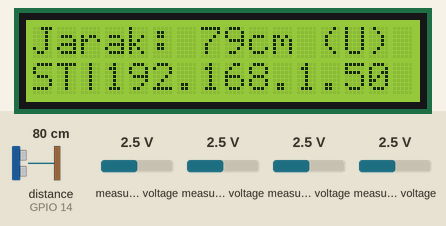
This sketch was run on a simulated ESP8266 (NodeMCU). Shown: 16×2 character LCD. Wiring (inferred from the names in the program): ultrasonic range finder: trigger GPIO 12; echo GPIO 14; PCF8591 converter at I2C address 0x48. Inputs (shaded band) come from the test bench; at power-on: distance to the obstacle (sensor on GPIO 14) 80 cm, measured voltage 2.5 V. The echo pulse lasts 58.3 µs per cm; WiFi joins after 1.5 s; servers stay silent unless stated; what the sketch prints to the serial monitor is not drawn.

Above: at 4.8 s.
4.9 s: distance to the obstacle (sensor on GPIO 14) set to 2 cm
At 5.7 s:
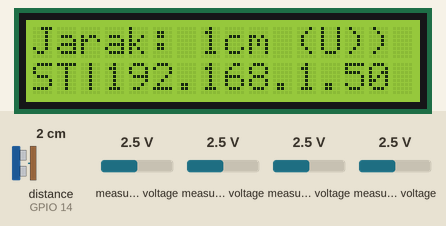
6.4 s: distance to the obstacle (sensor on GPIO 14) set to 120 cm
At 7.8 s:
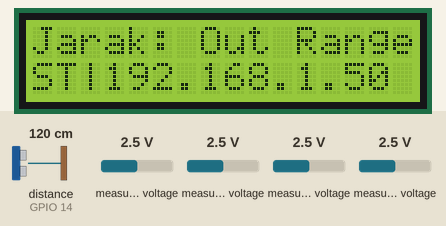
8.1 s: distance to the obstacle (sensor on GPIO 14) set to 4 cm
At 8.6 s:
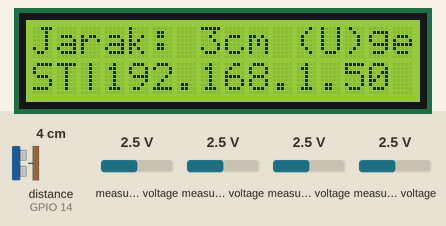
9.6 s: distance to the obstacle (sensor on GPIO 14) set to 18 cm
At 10.8 s:
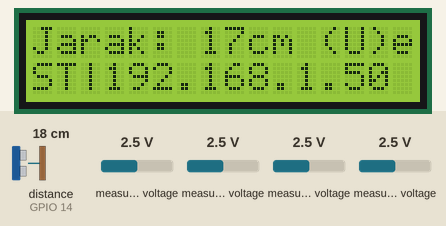
11.1 s: distance to the obstacle (sensor on GPIO 14) set to 9 cm
At 12.5 s:
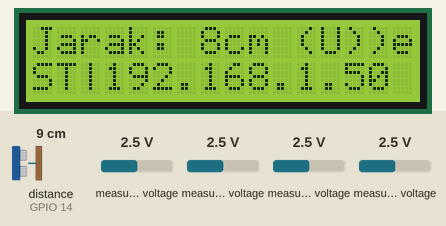
Timing chart, 0 to 14.1 s (numbered marks = the images above; inputs shaded):
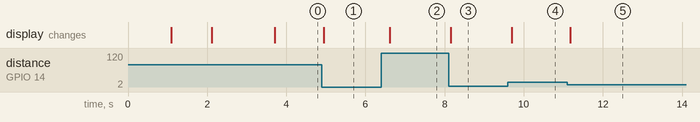

Measured:
- after the input at 4.9 s, the display: changes after 0.05 s (image 1)
- after the input at 6.4 s, the display: changes after 0.21 s (image 2)
- after the input at 8.1 s, the display: changes after 0.06 s (image 3)
- after the input at 9.6 s, the display: changes after 0.10 s (image 4)
- after the input at 11.1 s, the display: changes after 0.07 s (image 5)

The sketch:

VehicleMeasuring.ino
```cpp
#include <ESP8266WiFi.h>				// Untuk menghubungkan dengan WIFI atau membuat WIFI access point
#include <ESPAsyncTCP.h>				// Untuk melakukan komunikasi TCP (protokol komunikasi pada jaringan wifi)
#include <ESPAsyncWebServer.h>			// Untuk menjalankan server WebSocket pada mikrokontroler
#include <Wire.h> 						// Untuk berkomunikasi melalui protokol I2C (protokol kamunikasi untuk modul LCD dan modul PCF8591)
#include <LiquidCrystal_I2C.h>			// Untuk berkomunikasi dengan modul LCD dan mempermudah mengoperasikan modul LCD

#define SENSOR_INFRARED		0
#define SENSOR_ULTRASONIC	1
#define OUT_OF_RANGE 		0
#define PCF8591 			(0x90 >> 1)
#define DEBUG_BAUD_RATE 	115200

// kecepatan suara (20'C)  => 343 m/s => 34300 cm/s
// 1 detik = 1000000 uS (micro second)
// 34300 / 1000000 = 0.0343 cm/uS
#define SOUND_VELOCITY 		0.034
#define TRIGGER_PIN  		12
#define ECHO_PIN     		14
#define MAX_SONAR_DISTANCE 	100


// ----------------------------------------------------------------------------------------
// Variabel Konfigurasi WIFI
// ----------------------------------------------------------------------------------------
const char* AP_WIFI_SSID            = "SoftAP";             // Access Point SSID
const char* AP_WIFI_PASSWORD        = "12345678";           // Access Point Password

const char* WIFI_SSID               = "Redmi";              // Wifi SSID
const char* WIFI_PASSWORD           = "12345678";           // Wifi Password

const IPAddress ap_ipAddress        (10, 10, 10, 1);        // Server IP Address
const IPAddress ap_gateway          (10, 10, 10, 1);        // Server Gateway
const IPAddress ap_subnetMask       (255, 255, 255, 0);     // Server Subnetmask

const uint8_t WIFI_CONNECT_TIMEOUT  = 15;                   // Detik

const uint8_t WEBSOCKET_PORT        = 80;


// ----------------------------------------------------------------------------------------
// Variabel Konfigurasi LCD
// ----------------------------------------------------------------------------------------
const uint8_t LCD_ADDRESS           = 0x27;
const uint8_t LCD_COLS              = 16;
const uint8_t LCD_ROWS              = 2;


// ----------------------------------------------------------------------------------------
// Deklarasi Variable, Function, Object
// ----------------------------------------------------------------------------------------

unsigned int distance;
float voltage;
bool access_point_mode;
bool sensor_used;

LiquidCrystal_I2C lcd(LCD_ADDRESS, LCD_COLS, LCD_ROWS);

// Create AsyncWebServer object on port 80
AsyncWebServer server(80);
AsyncWebSocket ws("/");


void wifi_init();
void wifi_softap_start();
void lcd_init();
void lcd_show_distance();
void websocket_send_distance();
void websocket_handle_message(void *arg, uint8_t *data, size_t len);
void websocket_onEvent(AsyncWebSocket *server, AsyncWebSocketClient *client, AwsEventType type, void *arg, uint8_t *data, size_t len);
void websocket_init();
uint8_t pcf8591_read();
uint16_t read_distance_cm();
uint16_t to_infrared_distance(uint16_t value);
uint16_t read_median(uint8_t it, bool isSonar);
float ping_cm();


// ----------------------------------------------------------------------------------------
// Inisialisasi Program
// ----------------------------------------------------------------------------------------
void setup(){

	pinMode(TRIGGER_PIN, OUTPUT); 	// Sets the trigPin as an Output
  	pinMode(ECHO_PIN, INPUT); 		// Sets the echoPin as an Input

    // Memulai Komunikasi Serial untuk keperluan Debug
    Serial.begin(DEBUG_BAUD_RATE);


    lcd_init();         // Memulai komunikasi dengan modul LCD
    wifi_init();        // Inisialisasi WIFI
    websocket_init();   // Inisialisasi Protokol Websocket

    // Memulai Server Websocket
    server.begin();
}


// ----------------------------------------------------------------------------------------
// Program Loop
// ----------------------------------------------------------------------------------------
void loop() {

	// Baca Jarak dengan sensor ultrasonic sebanyak 10 Kali
	distance = read_median(10, SENSOR_ULTRASONIC);
	sensor_used = SENSOR_ULTRASONIC;

	// jika jarak lebih dari jarak maksimum ultrasonik
	if (distance > MAX_SONAR_DISTANCE){
    	// Baca Jarak dengan sensor infrared sebanyak 100 Kali
    	distance = read_median(100, SENSOR_INFRARED);
    	sensor_used = SENSOR_INFRARED;
	}

    // Update Tampilan LCD
    lcd_update();


    // Tampilkan Pada Konsol Serial untuk proses Debug
    Serial.print("Distance :"+String(distance)+"cm, ");
    Serial.print("Voltage :"+String(voltage));
    Serial.println();

    // Cek apakah aplikasi meminta data jarak
    ws.cleanupClients();

    // Tunda 100 ms
    delay(100);
}


// ----------------------------------------------------------------------------------------
// Inisialisasi WIFI
// ----------------------------------------------------------------------------------------
void wifi_init() {

    // Tampilkan pesan pada LCD dan Konsol Serial
	lcd.clear();
	lcd_print("Try connect to", 0, 0);
    Serial.println("Try connect to WiFi \"" + String(WIFI_SSID) + "\"");

    // Hubungkan ke wifi
    WiFi.mode(WIFI_STA);
    WiFi.begin(WIFI_SSID, WIFI_PASSWORD);

    // Tunggu sesuai nilai timeout serta update tampilan LCD
    for (int i = 0; i < WIFI_CONNECT_TIMEOUT && WiFi.status() != WL_CONNECTED; i++) {
        Serial.print(".");
        delay(1000);

        if (i % 3 == 0){
        	lcd_print(String(WIFI_SSID) + ".  ", 0, 1);
        } else if (i % 3 == 1) {
        	lcd_print(String(WIFI_SSID) + ".. ", 0, 1);
        } else {
        	lcd_print(String(WIFI_SSID) + "...", 0, 1);
        }

    }
    Serial.println();

    // Apabila wifi gagal terhubung
    if (WiFi.status() != WL_CONNECTED){

        // Tamplkan pesan pada LCD dan konsol serial
    	lcd.clear();
		lcd_print("Cannot connect", 0, 0);
		lcd_print("to "+ String(WIFI_SSID), 0, 1);

		delay(1500);

        Serial.println("Cannot connect to Wifi");

        // Beralih ke mode Access Point
        wifi_softap_start();


    // Apabila wifi berhasil terhubung
    } else if (WiFi.status() == WL_CONNECTED) {

        // Tampilkan pesan pada LCD dan konsol serial
    	lcd.clear();
		lcd_print("Connected to", 0, 0);
		lcd_print(String(WIFI_SSID), 0, 1);

		delay(1500);

        Serial.println("WiFi connected");
        Serial.print("IP address: ");
        Serial.println(WiFi.localIP());   //You can get IP address assigned to ESP
        access_point_mode = false;
    }
}


// ----------------------------------------------------------------------------------------
// Memulai Mode Access Point
// ----------------------------------------------------------------------------------------
void wifi_softap_start() {

    // Tampilkan pesan pada LCD dan konsol serial
    lcd.clear();
	lcd_print("Starting SoftAP", 0, 0);
	lcd_print(AP_WIFI_SSID, 0, 1);

    Serial.print("Starting SoftAP");

	delay(1500);

    // Nyalakan Access Point
    WiFi.mode(WIFI_AP);
    WiFi.softAPConfig(ap_ipAddress, ap_gateway, ap_subnetMask);   // subnet FF FF FF 00
    WiFi.softAP(AP_WIFI_SSID, AP_WIFI_PASSWORD);

    // Tampilkan pesan pada LCD dan konsol serial
	lcd.clear();
	lcd_print("SSID:"+String(AP_WIFI_SSID), 0, 0);
	lcd_print("Pass:"+String(AP_WIFI_PASSWORD), 0, 1);

    Serial.print("AP IP address: ");
    Serial.println(WiFi.softAPIP());
    Serial.println("Done");

    access_point_mode = true;

    delay(3000);
}


// ----------------------------------------------------------------------------------------
// Inisialisasi LCD
// ----------------------------------------------------------------------------------------
void lcd_init(){
    lcd.init();         // Memulai komunikasi dengan modul LCD
    lcd.backlight();    // Menyalakan Backlight
    lcd.clear();        // Bersihkan tampilan LCD
}


// ----------------------------------------------------------------------------------------
// Memperbarui tampilan pada LCD
// ----------------------------------------------------------------------------------------
void lcd_update(){
	String text = "";

    // Tampilan jarak normal
	if (distance != OUT_OF_RANGE)
    text = "Jarak: " + String(distance) + "cm " + (sensor_used ? "(U)" : "(I)");

    // Tampilan jarak apabila diluar batas pengukuran
    else text = "Jarak: Out Range";

    // Tampilkan text jarak pada baris 0 kolom 0
    lcd_print(text, 0, 0);


    // Tampilan status wifi dan ip address saat mode access point
    if (access_point_mode)
    text = "AP|" + WiFi.softAPIP().toString() + "    ";

    // Tampilan status wifi dan ip address saat mode station
    else text = "ST|" + WiFi.localIP().toString() + "    ";

    // Tampilkan status wifi dan ip address pada kolom 0 baris 1
    lcd_print(text, 0, 1);

}


// ----------------------------------------------------------------------------------------
// Menampilkan pesan pada LCD
// ----------------------------------------------------------------------------------------
void lcd_print(String str, uint8_t col, uint8_t row) {
    lcd.setCursor(col, row);    // Pindahkan kursor
    lcd.print(str);             // Tampilkan text
}


// ----------------------------------------------------------------------------------------
// Protokol websocket untuk mengirimkan data jarak ke aplikasi
// ----------------------------------------------------------------------------------------
void websocket_send_distance() {
    String response = "{\"dst\":" + String(distance) + "}";
    ws.textAll(response);
}


// ----------------------------------------------------------------------------------------
// Protokol websocket untuk mengirimkan data status device ke aplikasi
// ----------------------------------------------------------------------------------------
void websocket_send_status() {
    String response = "{";
    if (access_point_mode){
        response += "\"mode\":\"AP\",";
        response += "\"ssid\":\"" + String(AP_WIFI_SSID) + "\",";
        response += "\"pass\":\"" + String(AP_WIFI_PASSWORD) + "\",";
        response += "\"ip\":\"" + WiFi.softAPIP().toString() + "\",";
    } else {
        response += "\"mode\":\"STA\",";
        response += "\"ssid\":\"" + String(WIFI_SSID) + "\",";
        response += "\"pass\":\"" + String(WIFI_PASSWORD) + "\",";
        response += "\"ip\":\"" + WiFi.localIP().toString() + "\",";
    }
    response += "\"uptime\":" + String(millis());
    response += "}";
    ws.textAll(response);
}


// ----------------------------------------------------------------------------------------
// Protokol websocket untuk mengirimkan data jarak ke aplikasi
// ----------------------------------------------------------------------------------------
void websocket_handle_message(void *arg, uint8_t *data, size_t len) {
    AwsFrameInfo *info = (AwsFrameInfo*)arg;
    if (info->final && info->index == 0 && info->len == len && info->opcode == WS_TEXT) {
        data[len] = 0;

        // Apabila menerima data yang berisi perintah 'scan'
        if (strcmp((char*)data, "scan") == 0)
        websocket_send_distance();      // Kirimkan data jarak

        // Apabila menerima data yang berisi perintah 'status'
        else if (strcmp((char*)data, "status") == 0)
        websocket_send_status();        // Kirimkan data status
    }
}


// ----------------------------------------------------------------------------------------
// Protokol websocket saat terjadinya event (dibuka/ditutupnya komunikasi, menerima data, terjadi error)
// ----------------------------------------------------------------------------------------
void websocket_onEvent(AsyncWebSocket *server, AsyncWebSocketClient *client,
    AwsEventType type, void *arg, uint8_t *data, size_t len) {

    if (type == WS_EVT_CONNECT) {
        Serial.println("Connnection Opened");
        Serial.printf("WebSocket client #%u connected from %s\n", client->id(), client->remoteIP().toString().c_str());
    } else if (type == WS_EVT_DISCONNECT) {
        Serial.println("Connnection Closed");
        Serial.printf("WebSocket client #%u disconnected\n", client->id());
    } else if (type == WS_EVT_DATA) {
        Serial.println("Got a Data!");
        websocket_handle_message(arg, data, len);
    } else if (type == WS_EVT_ERROR) {
        Serial.println("Got a Error!");
    }
}


// ----------------------------------------------------------------------------------------
// Inisialisasi protokol websocket
// ----------------------------------------------------------------------------------------
void websocket_init() {
    ws.onEvent(websocket_onEvent);
    server.addHandler(&ws);
}


// ----------------------------------------------------------------------------------------
// Pembacaan nilai adc pada modul PCF8591
// ----------------------------------------------------------------------------------------
uint8_t pcf8591_read() {
    uint8_t adcvalue0, adcvalue1, adcvalue2, adcvalue3;

    // Mulai komunikasi dengan modul PCF
    Wire.beginTransmission(PCF8591);
    Wire.write(0x04);
    Wire.endTransmission();
    Wire.requestFrom(PCF8591, 5);

    // Baca nilai jarak
    adcvalue0 = Wire.read();
    adcvalue0 = Wire.read();
    adcvalue1 = Wire.read();
    adcvalue2 = Wire.read();
    adcvalue3 = Wire.read();

    // Ambil nilai adc0 karena sensor terhubung ke pin adc0 (A0)
    return adcvalue0;
}


// ----------------------------------------------------------------------------------------
// Membaca jarak dengan satuan cm
// ----------------------------------------------------------------------------------------
uint16_t read_distance_cm(){

    // Baca nilai sensor dari modul pcf
    uint16_t adc = pcf8591_read();

    // Hitung tegangan dari nilai adc
    voltage = (adc * 5) / 255.0;

    // Konversi nilai adc menjadi nilai jarak satuan cm
    return to_infrared_distance(adc);
}


// ----------------------------------------------------------------------------------------
// Mengkonversi nilai adc mencjadi nilai jarak (cm)
// ----------------------------------------------------------------------------------------
uint16_t to_infrared_distance(uint16_t value){

    // Konversi nilai adc dari 8 bit adc menjadi 10 bit adc
	value = map(value, 0, 255, 0, 1023);

    // Apabila nilai adc antara 280-512 (apabila dikonversi cm menjadi 550cm sampai 100cm)
    if (value >= 280 && value <= 512)
    return 28250/(value-229.5);     // Hitung nilai jarak

    // Apabila nilai adc diluar batas
    else return OUT_OF_RANGE;       // Diluar batas

}


// ----------------------------------------------------------------------------------------
// Melakukan banyak pengukuran kemudian mengurutkan dan mengambil nilai median
// ----------------------------------------------------------------------------------------
//      Misal dalam 5x pengukuran mendapatkan hasil 100, 330, 220, 150, 225
//      Setelah data dirutkan menjadi 100, 150, 220, 225, 330
//      Setelah diambil nilai tengah/median yaitu 220 cm
// ----------------------------------------------------------------------------------------
uint16_t read_median(uint8_t it, bool sensor) {
	uint16_t dist[it], last;
	uint8_t j, i = 0;
	dist[0] = OUT_OF_RANGE;

	while (i < it) {

    	if (sensor == SENSOR_ULTRASONIC)
		  last = ping_cm();
		else
		  last = read_distance_cm();


		if (last != OUT_OF_RANGE) {
			if (i > 0) {
				for (j = i; j > 0 && dist[j - 1] < last; j--){
					dist[j] = dist[j - 1];
				}
			} else {
				j = 0;
			}

			dist[j] = last;
			i++;
		} else {
			it--;
		}
	}
	return (dist[it >> 1]);
}


float ping_cm(){
	long duration;

	digitalWrite(TRIGGER_PIN, LOW);
	delayMicroseconds(2);
	digitalWrite(TRIGGER_PIN, HIGH);
	delayMicroseconds(10);
	digitalWrite(TRIGGER_PIN, LOW);

	duration = pulseIn(ECHO_PIN, HIGH);
	return duration * SOUND_VELOCITY / 2;
}
```
